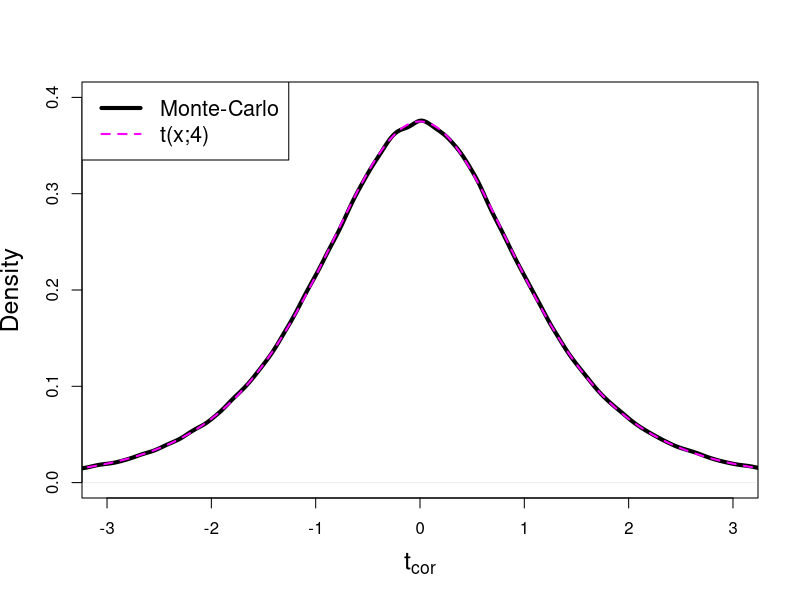

Write the R code that produced this figure.
print('file: CorTestMCtPDF.R')
print(date())
# Significant correlations: t_cor following t-dist.? small n: n=6
set.seed(1953)
M = 1e6   # number of Monte Carlo runs
n = 6      # sample size
tcor = numeric(M)
for (m in 1:M) {x=rnorm(n); y=rnorm(n); r=cor(x,y); tcor[m]=r/sqrt((1-r^2)/(n-2))}
# png('MCsigN6Cor170710.png',width=16,height=16,units='cm',res=300)
plot(density(tcor,from=-3.5,to=3.5),lwd=4,col='black',xlim=c(-3,3),ylim=c(0,0.4),
     xlab=expression(t[cor]),main='',cex.lab=1.5)
xp = seq(-3.5,3.5,0.01)
lines(xp,dt(xp,df=n-2),col='magenta',lwd=2,lty=2)
legend('topleft',legend=c('Monte-Carlo','t(x;4)'),col=c('black','magenta'),lty=c(1,2),
       lwd=c(4,2),cex=1.3)
# dev.off()
print(date())
# ----------------------------------------------------------------
# Remarks:
# Monte-Carlo simulation takes about 20 s.
# ----------------------------------------------------------------
